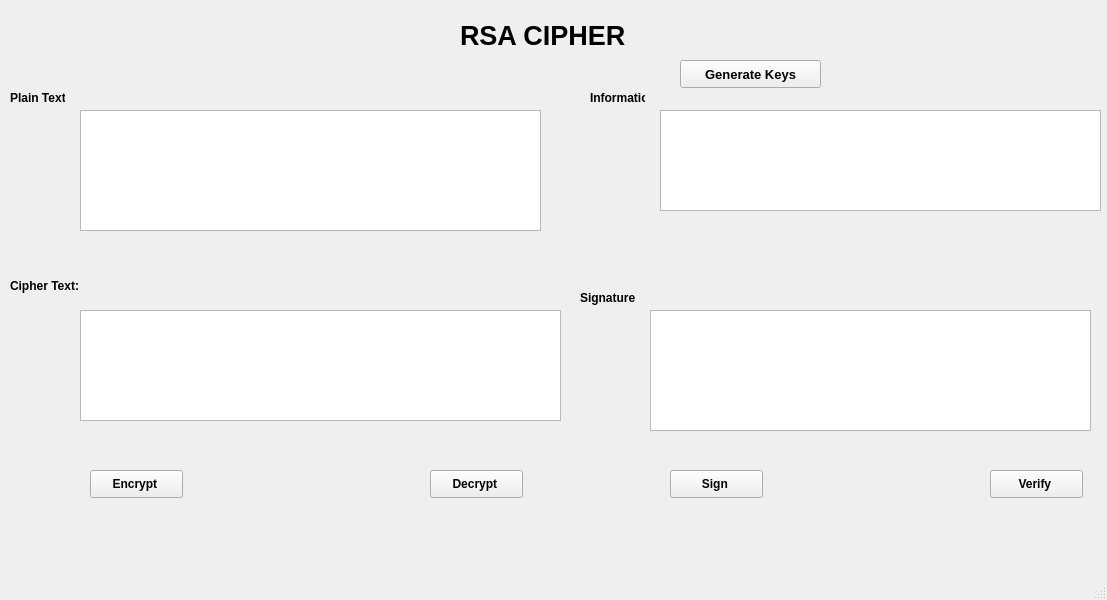
<?xml version="1.0" encoding="UTF-8"?>
<ui version="4.0">
 <class>MainWindow</class>
 <widget class="QMainWindow" name="MainWindow">
  <property name="geometry">
   <rect>
    <x>0</x>
    <y>0</y>
    <width>1107</width>
    <height>600</height>
   </rect>
  </property>
  <property name="windowTitle">
   <string>MainWindow</string>
  </property>
  <widget class="QWidget" name="centralwidget">
   <widget class="QLabel" name="label">
    <property name="geometry">
     <rect>
      <x>460</x>
      <y>20</y>
      <width>251</width>
      <height>31</height>
     </rect>
    </property>
    <property name="font">
     <font>
      <pointsize>20</pointsize>
      <weight>75</weight>
      <bold>true</bold>
     </font>
    </property>
    <property name="text">
     <string>RSA CIPHER</string>
    </property>
   </widget>
   <widget class="QLabel" name="txt_plain_text">
    <property name="geometry">
     <rect>
      <x>10</x>
      <y>90</y>
      <width>55</width>
      <height>16</height>
     </rect>
    </property>
    <property name="font">
     <font>
      <weight>75</weight>
      <bold>true</bold>
     </font>
    </property>
    <property name="text">
     <string>Plain Text:</string>
    </property>
   </widget>
   <widget class="QLabel" name="txt_cipher_text">
    <property name="geometry">
     <rect>
      <x>10</x>
      <y>276</y>
      <width>81</width>
      <height>20</height>
     </rect>
    </property>
    <property name="font">
     <font>
      <weight>75</weight>
      <bold>true</bold>
     </font>
    </property>
    <property name="text">
     <string>Cipher Text:</string>
    </property>
   </widget>
   <widget class="QLabel" name="txt_info">
    <property name="geometry">
     <rect>
      <x>590</x>
      <y>90</y>
      <width>55</width>
      <height>16</height>
     </rect>
    </property>
    <property name="font">
     <font>
      <weight>75</weight>
      <bold>true</bold>
     </font>
    </property>
    <property name="text">
     <string>Information:</string>
    </property>
   </widget>
   <widget class="QLabel" name="txt_signature">
    <property name="geometry">
     <rect>
      <x>580</x>
      <y>290</y>
      <width>55</width>
      <height>16</height>
     </rect>
    </property>
    <property name="font">
     <font>
      <weight>75</weight>
      <bold>true</bold>
     </font>
    </property>
    <property name="text">
     <string>Signature:</string>
    </property>
   </widget>
   <widget class="QTextEdit" name="textEdit">
    <property name="geometry">
     <rect>
      <x>80</x>
      <y>110</y>
      <width>461</width>
      <height>121</height>
     </rect>
    </property>
   </widget>
   <widget class="QTextEdit" name="textEdit_2">
    <property name="geometry">
     <rect>
      <x>80</x>
      <y>310</y>
      <width>481</width>
      <height>111</height>
     </rect>
    </property>
   </widget>
   <widget class="QTextEdit" name="textEdit_3">
    <property name="geometry">
     <rect>
      <x>660</x>
      <y>110</y>
      <width>441</width>
      <height>101</height>
     </rect>
    </property>
   </widget>
   <widget class="QTextEdit" name="textEdit_4">
    <property name="geometry">
     <rect>
      <x>650</x>
      <y>310</y>
      <width>441</width>
      <height>121</height>
     </rect>
    </property>
   </widget>
   <widget class="QPushButton" name="btn_encrypt">
    <property name="geometry">
     <rect>
      <x>90</x>
      <y>470</y>
      <width>93</width>
      <height>28</height>
     </rect>
    </property>
    <property name="font">
     <font>
      <weight>75</weight>
      <bold>true</bold>
     </font>
    </property>
    <property name="text">
     <string>Encrypt </string>
    </property>
   </widget>
   <widget class="QPushButton" name="btn_decrypt">
    <property name="geometry">
     <rect>
      <x>430</x>
      <y>470</y>
      <width>93</width>
      <height>28</height>
     </rect>
    </property>
    <property name="font">
     <font>
      <weight>75</weight>
      <bold>true</bold>
     </font>
    </property>
    <property name="text">
     <string>Decrypt </string>
    </property>
   </widget>
   <widget class="QPushButton" name="btn_sign">
    <property name="geometry">
     <rect>
      <x>670</x>
      <y>470</y>
      <width>93</width>
      <height>28</height>
     </rect>
    </property>
    <property name="font">
     <font>
      <weight>75</weight>
      <bold>true</bold>
     </font>
    </property>
    <property name="text">
     <string>Sign </string>
    </property>
   </widget>
   <widget class="QPushButton" name="btn_verify">
    <property name="geometry">
     <rect>
      <x>990</x>
      <y>470</y>
      <width>93</width>
      <height>28</height>
     </rect>
    </property>
    <property name="font">
     <font>
      <weight>75</weight>
      <bold>true</bold>
     </font>
    </property>
    <property name="text">
     <string>Verify </string>
    </property>
   </widget>
   <widget class="QPushButton" name="btn_gen_keys">
    <property name="geometry">
     <rect>
      <x>680</x>
      <y>60</y>
      <width>141</width>
      <height>28</height>
     </rect>
    </property>
    <property name="font">
     <font>
      <pointsize>10</pointsize>
      <weight>75</weight>
      <bold>true</bold>
     </font>
    </property>
    <property name="text">
     <string>Generate Keys</string>
    </property>
   </widget>
  </widget>
  <widget class="QMenuBar" name="menubar">
   <property name="geometry">
    <rect>
     <x>0</x>
     <y>0</y>
     <width>1107</width>
     <height>26</height>
    </rect>
   </property>
  </widget>
  <widget class="QStatusBar" name="statusbar"/>
 </widget>
 <resources/>
 <connections/>
</ui>
